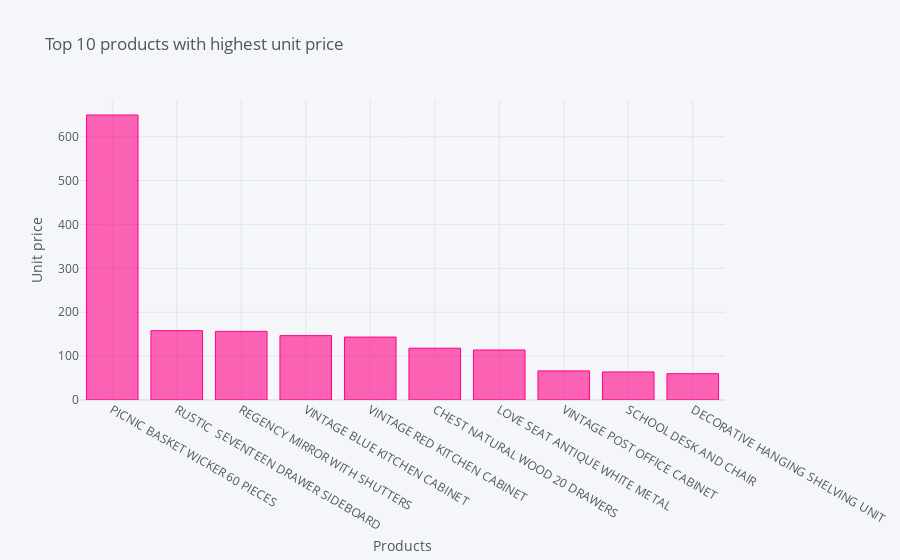

Notebook source saved alongside this figure:
### Code cell
# visualize top 10 product highest unitprice 
df = data4[['Description', 'UnitPrice']].groupby(['Description']).agg('mean') 
df2 = df.reset_index() 
df3 = df2.sort_values(by='UnitPrice', ascending=False).head(10)

df3.iplot(kind='bar', x='Description', xTitle='Products', yTitle='Unit price', 
           title='Top 10 products with highest unit price', color='pink')

### Figure 1 — Plotly figure (JSON) as saved in the notebook; plotly's stock layout.template omitted (floating-point values rounded to 4 significant figures)
{"data": [{"marker": {"color": "rgba(255, 0, 136, 0.6)", "line": {"color": "rgba(255, 0, 136, 1.0)", "width": 1}}, "name": "UnitPrice", "orientation": "v", "text": "", "type": "bar", "x": ["PICNIC BASKET WICKER 60 PIECES", "RUSTIC  SEVENTEEN DRAWER SIDEBOARD", "REGENCY MIRROR WITH SHUTTERS", "VINTAGE BLUE KITCHEN CABINET", "VINTAGE RED KITCHEN CABINET", "CHEST NATURAL WOOD 20 DRAWERS", "LOVE SEAT ANTIQUE WHITE METAL", "VINTAGE POST OFFICE CABINET", "SCHOOL DESK AND CHAIR ", "DECORATIVE HANGING SHELVING UNIT"], "y": [649.5, 158.1, 156.4, 146.8, 143.4, 118.1, 114.0, 66.36, 63.92, 59.95]}], "layout": {"legend": {"bgcolor": "#F5F6F9", "font": {"color": "#4D5663"}}, "paper_bgcolor": "#F5F6F9", "plot_bgcolor": "#F5F6F9", "title": {"font": {"color": "#4D5663"}, "text": "Top 10 products with highest unit price"}, "xaxis": {"gridcolor": "#E1E5ED", "showgrid": true, "tickfont": {"color": "#4D5663"}, "title": {"font": {"color": "#4D5663"}, "text": "Products"}, "zerolinecolor": "#E1E5ED"}, "yaxis": {"gridcolor": "#E1E5ED", "showgrid": true, "tickfont": {"color": "#4D5663"}, "title": {"font": {"color": "#4D5663"}, "text": "Unit price"}, "zerolinecolor": "#E1E5ED"}}}
